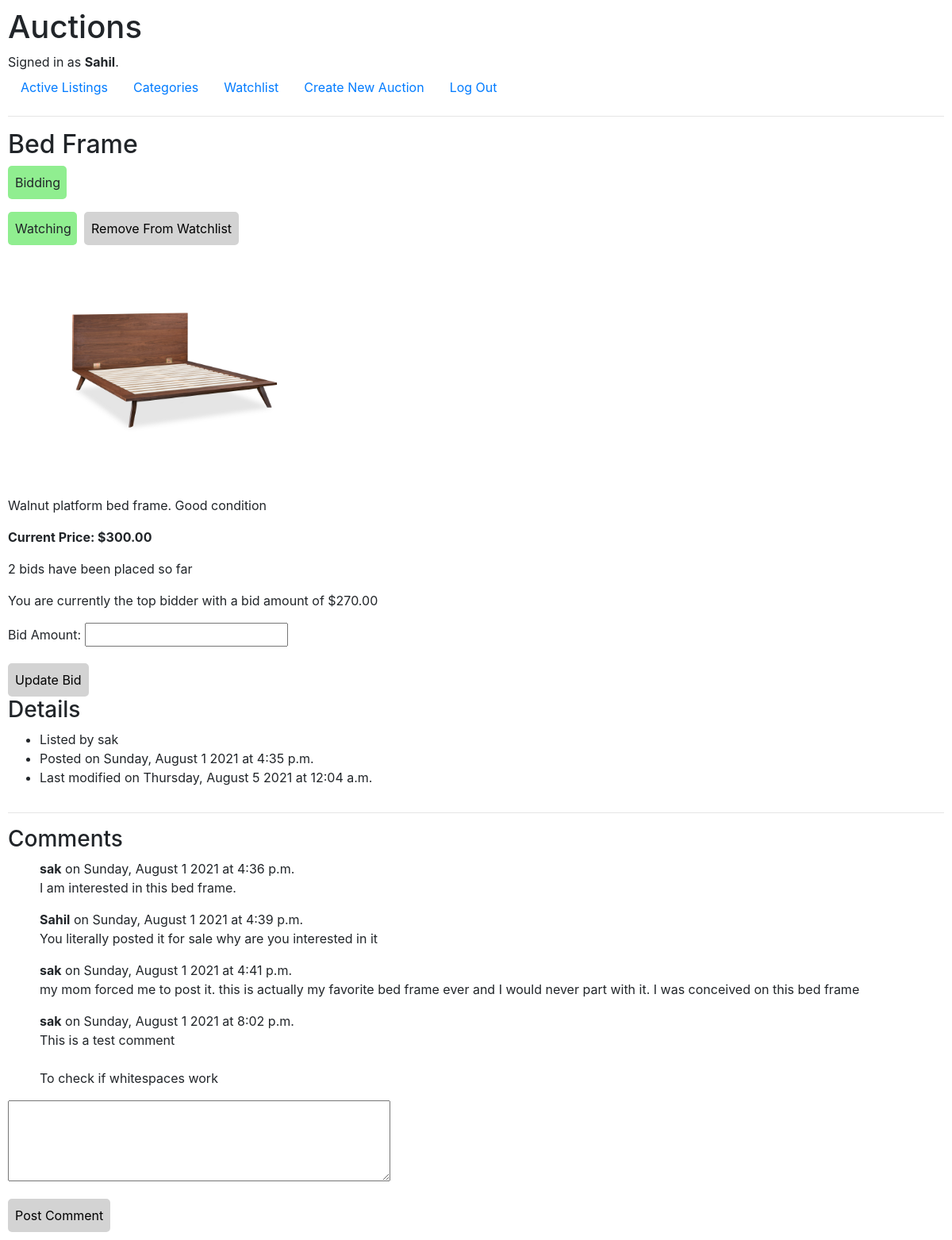
The page /auction/9 (signed in) on the database as committed earlier.
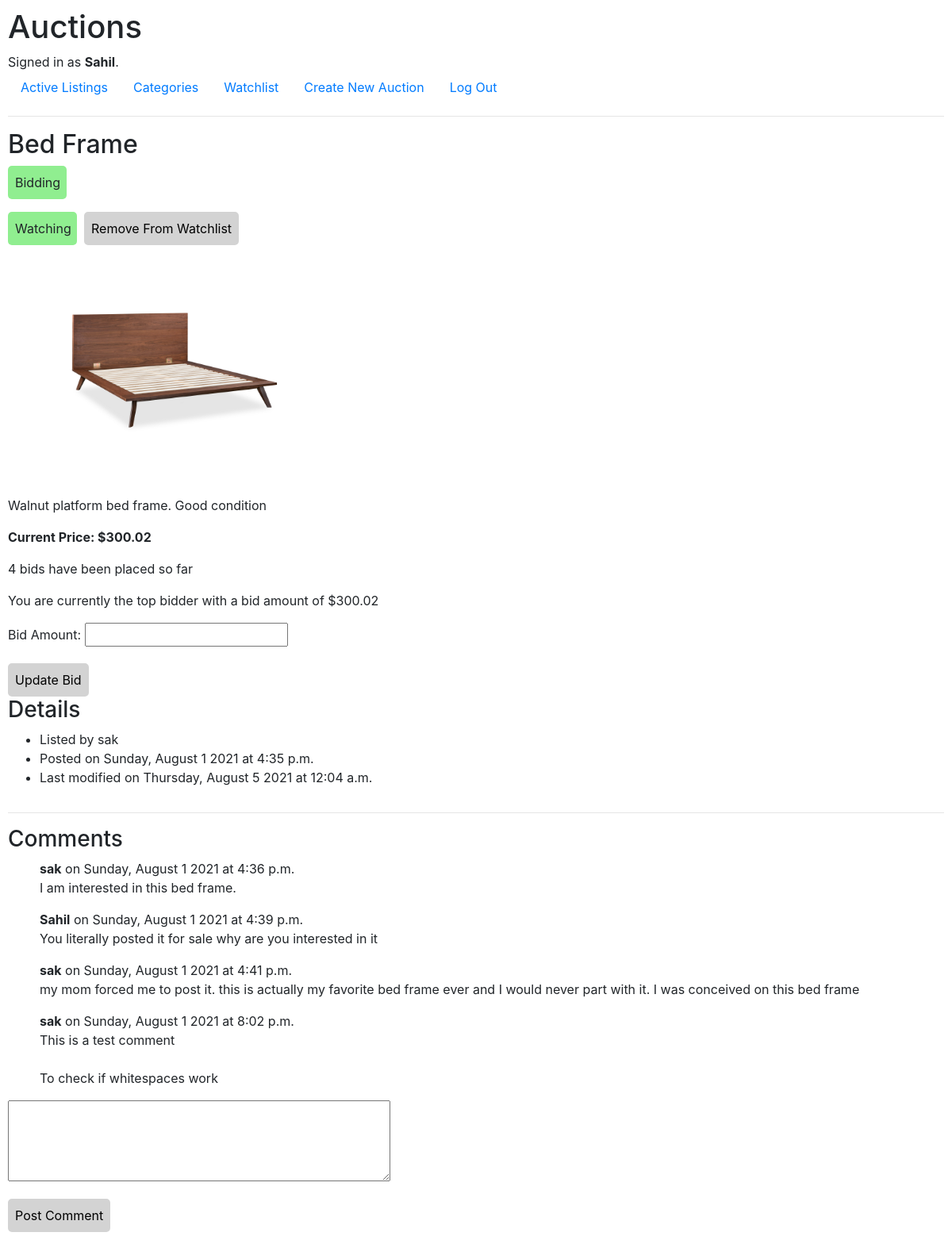
The same page on the database as committed later.
### auctions/models.py (models this page shows, shortened)
class AuctionItem(models.Model):
    title = models.CharField(max_length=64)
    description = models.TextField()
    current_price = models.DecimalField(max_digits=8, decimal_places=2)
    item_image = models.ImageField(
        upload_to=get_image_path,
        default='default.png'
    )
    category = models.ForeignKey(
        Category,
        on_delete=models.SET_NULL,
        blank=True,
        null=True,
        related_name='auction_items'
    )
    creator = models.ForeignKey(
        User,
        on_delete=models.CASCADE,
        related_name='auctions_created'
    )
    is_active = models.BooleanField(default=True)
    winner = models.ForeignKey(
        User,
        on_delete=models.SET_NULL,
        blank=True,
        null=True,
        related_name='auctions_won'
    )
    creation_date = models.DateTimeField(auto_now_add=True)
    closing_date = models.DateTimeField(blank=True, null=True)
    last_modified = models.DateTimeField(auto_now=True)
    def get_highest_bid(self):
        return self.bids.latest('creation_date')

class User(AbstractUser):
    watching = ManyToManyField(
        'AuctionItem',
        blank=True,
        related_name='watched_by'
    )

class Bid(models.Model):
    creator = models.ForeignKey(
        User,
        on_delete=models.CASCADE,
        related_name='bids'
    )
    auction_item = models.ForeignKey(
        AuctionItem,
        on_delete=models.CASCADE,
        related_name='bids'
    )
    price = models.DecimalField(max_digits=8, decimal_places=2)
    creation_date = models.DateTimeField(auto_now_add=True)

### auctions/views.py (the view)
# urls.py: path("auction/<int:id>", views.auction_view, name="auction_view"),
def auction_view(request, id):
    if request.method == 'POST':
        auction_item = AuctionItem.objects.get(pk=id)
        bid_form = BidForm(request.POST, old_price=auction_item.current_price)
        if bid_form.is_valid():
            bid = bid_form.save(commit=False)
            bid.creator = request.user
            bid.auction_item = auction_item
            bid.save()
            new_price = bid.price
            updated_rows = AuctionItem.objects.filter(
                id=id).update(current_price=new_price)
            return render(request, "auctions/auction_view.html", {
                'auction_item': AuctionItem.objects.get(pk=id),
                'bid_form': bid_form,
                'total_bids': AuctionItem.objects.get(pk=id).bids.count(),
                'success_message': "Bid created successfully.",
                'comment_form': CommentForm()
            })
        else:
            return render(request, "auctions/auction_view.html", {
                'auction_item': auction_item,
                'bid_form': bid_form,
                'total_bids': AuctionItem.objects.get(pk=id).bids.count(),
                'error_message': "Error placing bid.",
                'comment_form': CommentForm()
            })
    else:
        auction_items_queryset = AuctionItem.objects.filter(pk=id)
        if auction_items_queryset.exists():
            auction_item = auction_items_queryset.first()
            return render(request, "auctions/auction_view.html", {
                'auction_item': auction_item,
                'bid_form': BidForm(),
                'total_bids': auction_item.bids.count(),
                'comment_form': CommentForm()
            })
        else:
            pass

### auctions/views.py (shortened to what this page needs)
class BidForm(ModelForm):
    def __init__(self, *args, **kwargs):
        self.old_price = kwargs.get('old_price', None)
        if self.old_price is not None:
            kwargs.pop('old_price')
        super(BidForm, self).__init__(*args, **kwargs)
    class Meta:
        model = Bid
        exclude = ['creator', 'auction_item', 'creation_date']
        labels = {
            'price': "Bid Amount"
        }
        widgets = {
            'price': widgets.Input(attrs={
                'title': "Value must be greater than current price",
                'type': 'number',
                'step': '0.01'
            })
        }

class CommentForm(ModelForm):
    class Meta:
        model = Comment
        exclude = ['creator', 'parent_auction',
                   'creation_date', 'parent_comment']
        labels = {
            'text': ""
        }
        widgets = {
            'text': Textarea(attrs={'cols': 45, 'rows': 4}),
        }

### auctions/templatetags/auctions_extras.py (called while the page is built)
@register.filter(name='has_bid_on_auction')
def has_bid_on_auction_item(obj, auction_item):
    queryset = obj.bids.filter(auction_item=auction_item)
    return True if queryset else False

### auctions/templates/auctions/auction_view.html (shortened to what this page needs)
{% extends "auctions/layout.html" %}
{% load auctions_extras %}
{% block body %}
<h2>
    {{ auction_item.title }}
</h2>
{% if user != auction_item.creator %}
{% if user|has_bid_on_auction:auction_item %}
<p style="background-color: lightgreen; width: 74px; padding: 9px; border-radius: 5px; margin-left: 0px;">Bidding</p>
{% else %}
<p style="background-color: lightcoral; width: 107px; padding: 9px; border-radius: 5px; margin-left: 0px;">Not Bidding
</p>
{% endif %}
{% endif %}
<div style="display: flex; flex-direction: row;">
    {% if user in auction_item.watched_by.all %}
    <p style="background-color: lightgreen; width: 87px; padding: 9px; border-radius: 5px;">Watching</p>
    <form action="{% url 'update_watchlist' user.id auction_item.id %}" method="post">
        <input
            style="border-color: lightgrey; background-color: lightgrey; border-style: solid; padding: 7px; border-radius: 5px; margin-left: 9px;"
            type="submit" value="Remove From Watchlist">
    </form>
    {% endif %}
</div>
<img src="{{ auction_item.item_image.url }}" alt="Image Not Provided" style="padding: 12px; object-fit: contain;"
    width="400px" height="300px">
<p>{{ auction_item.description }}</p>
<p>
    <strong>
        {% if auction_item.is_active is True %}
        Current Price: ${{ auction_item.current_price }}
        {% endif %}
    </strong>
</p>
{% if auction_item.is_active is True %}
<p>{{ total_bids }} bid{{ total_bids|pluralize }} ha{{ total_bids|pluralize:"s,ve" }} been placed so far</p>
{% if user != auction_item.creator %}
{% if user|has_bid_on_auction:auction_item %}
{% if auction_item.get_highest_bid.creator == user %}
<p>You are currently the top bidder with a bid amount of ${{user|latest_bid_price_for_auction:auction_item}}</p>
{% endif %}
<form action="{% url 'auction_view' auction_item.id %}" method="post">
    {{ bid_form.as_p }}
    <input
        style="border-color: lightgrey; background-color: lightgrey; border-style: solid; padding: 7px; border-radius: 5px;"
        type="submit" value="Update Bid">
</form>
{% endif %}
{% endif %}
{% endif %}
<h3>Details</h3>
<ul>
    <li>Listed by {{ auction_item.creator.username }}</li>
    <li>Posted on {{ auction_item.creation_date|date:"l, F j Y" }} at {{ auction_item.creation_date|time }}</li>
    <li>Last modified on {{ auction_item.last_modified|date:"l, F j Y" }} at {{ auction_item.last_modified|time }}</li>
</ul>
<hr>
<h3>Comments</h3>
<ul style="list-style-type: none;">
    {% for comment in auction_item.comments.all %}
    <li>
        <strong>{{ comment.creator.username }}</strong>
        on {{ comment.creation_date|date:"l, F j Y" }} at {{ comment.creation_date|time }}
        <p>{{ comment.text|linebreaksbr }}</p>
    </li>
    {% endfor %}
</ul>
{% if auction_item.is_active is True %}
<form action="{% url 'new_comment' auction_item.id %}" method="post">
    {{ comment_form.as_p }}
    <input
        style="border-color: lightgrey; background-color: lightgrey; border-style: solid; padding: 7px; border-radius: 5px;"
        type="submit" value="Post Comment">
</form>
{% endif %}
{% endblock %}

### auctions/templates/auctions/layout.html (shortened to what this page needs)
{% load static %}
<!DOCTYPE html>
<html lang="en">
<head>
    <link rel="stylesheet" href="https://stackpath.bootstrapcdn.com/bootstrap/4.4.1/css/bootstrap.min.css"
>
    <link href="{% static 'auctions/styles.css' %}" rel="stylesheet">
</head>
<body>
    <h1>Auctions</h1>
    <div>
        {% if user.is_authenticated %}
        Signed in as <strong>{{ user.username }}</strong>.
        {% else %}
        Not signed in.
        {% endif %}
    </div>
    <ul class="nav">
        <li class="nav-item">
            <a class="nav-link" href="{% url 'index' %}">Active Listings</a>
        </li>
        <li class="nav-item">
            <a class="nav-link" href="{% url 'categories' %}">Categories</a>
        </li>
        {% if user.is_authenticated %}
        <li class="nav-item">
            <a class="nav-link" href="{% url 'watchlist_view' user.id %}">Watchlist</a>
        </li>
        <li class="nav-item">
            <a class="nav-link" href="{% url 'new_auction' %}">Create New Auction</a>
        </li>
        <li class="nav-item">
            <a class="nav-link" href="{% url 'logout' %}">Log Out</a>
        </li>
        {% endif %}
    </ul>
    <hr>
    {% block body %}
    {% endblock %}
</body>
</html>

Rows that differ between the two databases and show on the page:
changed User "Sahil": id.price "270.00" → "300.02"
changed AuctionItem "Bed Frame": current_price "300.00" → "300.02"
Other text that changed with them:
{{ total_bids }}: "2" → "4"
